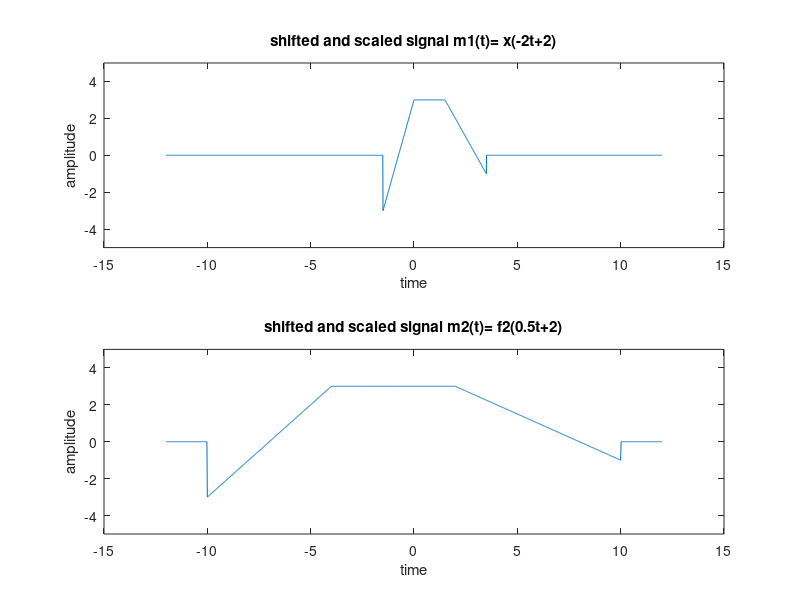

Reproduce this figure in MATLAB. (Note: this script raises an error after producing the figure.)

%defining and plotting the picecewise defined signal
t = -12:0.01:12;
x = zeros(size(t));
x(-5<=t & t<=-1) = t(-5<=t & t<=-1) + 4;
x(-1<t & t<2) = 3;
x(2<=t & t<=5) = 7-2*t(2<=t & t<=5);
plot(t,x);
xlabel('time');
ylabel('amplitude');
ylim([-5, 5]);
title('piecewise defined signal x(t)');


% defining s1(t) = x(t-3)
t = -12:0.01:12;
s1 = zeros(size(t))
s1((-5 +3)<=t & t<=(-1+3)) = t((-5+3)<=t & t<=(-1 +3))+1; 
s1((-1+3)<t & t<(2+3)) = 3;
s1((2+3)<=t & t <=(5+3)) = 7-2*t((2+3) <=t & t<=(5+3)) + 6; 
%plotting %s1(t) = x(t-3)
subplot(2,1,1)
plot(t,s1)
xlabel('time');
ylabel('amplitude');
ylim([-5, 5]);
title('shifted signal s1(t)= x(t-3)');


% defining s2(t) = x(t+3)
s2=zeros(size(t))
s2((-5-3)<=t & t<=(-1-3))=t((-5-3)<=t & t<=(-1-3)) + 7;
s2((-1-3)<t & t<(2-3)) = 3;
s2((2-3)<=t & t<=(5-3)) = 7-2*t((2-3)<=t & t<=(5-3)) - 6;
%plotting s2(t)=x(t+3)
subplot(2,1,2);
plot(t,s2)
xlabel('time');
ylabel('amplitude');
ylim([-5, 5]);
title('shifted signal s2(t) = x(t+3)');


% defining the signal f1(t) = s1(-t)
t = -12:0.01:12;
s1 = zeros(size(t))
s1((-5 +3)<=t & t<=(-1+3)) = t((-5+3)<=t & t<=(-1 +3)) +1; 
s1((-1+3)<t & t<(2+3)) = 3;
s1((2+3)<=t & t <=(5+3)) = 7-2*t((2+3) <=t & t<=(5+3)) + 6; 
t_shifted_for_f1 = -t
f1 = interp1(t,s1,t_shifted_for_f1,'linear',0); %interp1 for shifting
%plotting f1(t)
subplot(3,1,1);
plot(t,f1);
xlabel('time');
ylabel('amplitude');
ylim([-5, 5]);
title('shifted and reflected signal f1(t) = s1(-t)');


% defining the signal f2(t) = s2(-t-1)
s2=zeros(size(t))
s2((-5-3)<=t & t<=(-1-3))=t((-5-3)<=t & t<=(-1-3)) + 7;
s2((-1-3)<t & t<(2-3)) = 3;
s2((2-3)<=t & t<=(5-3)) = 7-2*t((2-3)<=t & t<=(5-3)) - 6;
t_shifted_for_f2 = -t-1
f2 = interp1(t,s2,t_shifted_for_f2,'linear',0);
%plotting f2(t)
subplot(3,1,2);
plot(t,f2);
xlabel('time');
ylabel('amplitude');
ylim([-5, 5]);
title('shifted and reflected signal f2(t)=s2(-t-1)');


% defining the signal f3(t) = x(-t-2)
t = -12:0.01:12;
x = zeros(size(t));
x(-5<=t & t<=-1) = t(-5<=t & t<=-1) + 4;
x(-1<t & t<2) = 3;
x(2<=t & t<=5) = 7-2*t(2<=t & t<=5);
t_shifted_for_f3 = -t-2
f3 = interp1(t,x,t_shifted_for_f3,'linear',0);
%plotting f3(t)
subplot(3,1,3);
plot(t,f3)
xlabel('time');
ylabel('amplitude');
ylim([-5, 5]);
title('shifted and reflected signal f3(t)= x(-t-2)');


% defining m1(t)=x(-2t+2)
t = -12:0.01:12;
t_shifted_for_m1 = -2*t+2
m1 = interp1(t,x,t_shifted_for_m1,'linear',0);
subplot(2,1,1);
plot(t,m1);
xlabel('time');
ylabel('amplitude');
ylim([-5, 5]);
title('shifted and scaled signal m1(t)= x(-2t+2)');


% defining m2(t) = f2(0.5t+2)
t_shifted_for_m2 = 0.5*t + 2;
m2 = interp1(t, f2, t_shifted_for_m2, 'linear', 0);
subplot(2,1,2);
plot(t, m2)
xlabel('time');
ylabel('amplitude');
ylim([-5, 5]);
title('shifted and scaled signal m2(t)= f2(0.5t+2)');

%find a and b such that m1(a*t+b) = m2(t)
%to find alpha and beta

syms a real
syms b real

m1_fun = matlabFunction(m1);
m2_fun = matlabFunction(m2);
equation1 = m1_fun(a*t+b) == m2_fun(t);
equation2 = diff(subs(m1_fun(a*t+b))) == diff(subs(m2_fun(t)));
solution = solve([equation1,equation2],[a,b]);

alpha = double(solution.a);
beta = double(solution.b);


%--------------------------------------------------------------------------


